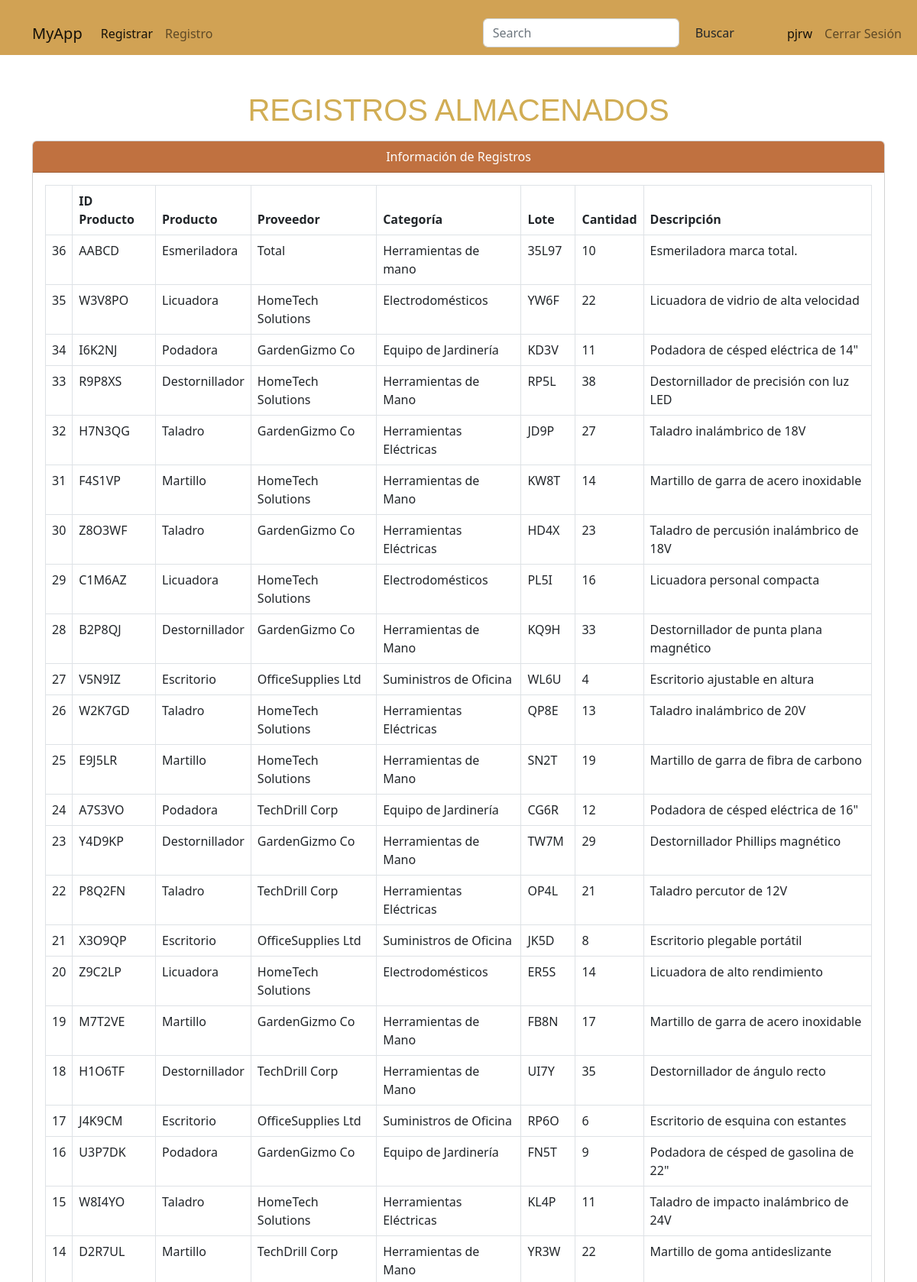
The app's page /main/registros (signed in, upper part) with its own data.
### app/models/models.py (models this page shows, shortened)
class User(db.Model):
    id = db.Column(db.Integer, primary_key=True, autoincrement=True)
    username = db.Column(db.String(20), unique=True, nullable=False)
    email = db.Column(db.String(20), unique=True, nullable=False)
    password = db.Column(db.Text, nullable=False)

class Registro(db.Model):
    id = db.Column(db.Integer, primary_key=True, autoincrement=True)
    id_producto = db.Column(db.String, nullable=False)
    nombre_producto = db.Column(db.String, nullable=False)
    proveedor = db.Column(db.String, nullable=False)
    categoria = db.Column(db.String, nullable=False)
    lote = db.Column(db.String, nullable=False)
    cantidad = db.Column(db.Integer, nullable=False)
    descripcion = db.Column(db.Text, nullable=False)

### app/main/routes.py (the view)
@main_bp.route('/registros')
@login_required
def registros():
    inventario = db.session.query(Registro).order_by(Registro.id.desc()).all()
    return render_template('main/registro.html', productos=inventario)

### app/auth/auth_blueprint.py (called while the page is built)
@auth_bp.before_app_request
def load_logged_in_user():
    user_id = session.get('user_id')
    if user_id:
        g.user = User.query.get_or_404(user_id)
    else:
        g.user = None

def login_required(view):
    @functools.wraps(view)
    def wrapped_view(**kwargs):
        if g.user is None:
            return redirect(url_for('auth.login'))
        return view(**kwargs)
    return wrapped_view

### app/templates/main/registro.html (shortened to what this page needs)
{% extends 'main/base.html' %}
{% block content %}
<body  style="margin-top: 120px;">
    <h1 class="text-center mb-3">REGISTROS ALMACENADOS</h1>
    <div class="container-lg">
        <div class="card">
            <div id="card-header" class="card-header text-center">Información de Registros</div>
            <div class="card-body">
                <table class="table table-responsive table-bordered">
                    <thead>
                        <th scope="col"></th>
                        <th scope="col">ID Producto</th>
                        <th scope="col">Producto</th>
                        <th scope="col">Proveedor</th>
                        <th scope="col">Categoría</th>
                        <th scope="col">Lote</th>
                        <th scope="col">Cantidad</th>
                        <th scope="col">Descripción</th>
                    </thead>
                    <tbody>
                        {% for p in productos %}
                        <tr>
                            <td> {{ p['id'] }} </td>
                            <td> {{ p['id_producto'] }}</td>
                            <td> {{ p['nombre_producto'] }} </td>
                            <td> {{ p['proveedor'] }} </td>
                            <td> {{ p['categoria'] }} </td>
                            <td> {{ p['lote'] }} </td>
                            <td> {{ p['cantidad'] }} </td>
                            <td> {{ p['descripcion'] }} </td>
                        </tr>
                        {% endfor %}
                    </tbody>
                </table>
            </div>
        </div>
    </div>
</body>
{% endblock %}

### app/templates/main/base.html (shortened to what this page needs)
<!DOCTYPE html>
<html lang="en">
<head>
    <link rel="stylesheet" href="{{ url_for('static', filename='css/style.css') }}">
    <link href="https://cdn.jsdelivr.net/npm/bootstrap@5.2.3/dist/css/bootstrap.min.css" rel="stylesheet">
</head>
<body>
    <div class="container">
        <nav id="navbar" class="navbar navbar-expand-lg fixed-top mb-5">
            <div class="container-fluid">
                <a class="navbar-brand" href="#">MyApp</a>
                <div class="collapse navbar-collapse justify-content-between" id="navbarSupportedContent">
                    <div>
                        <ul class="navbar-nav me-auto mb-2 mb-lg-0">
                            <li class="nav-item">
                                <a class="nav-link active" aria-current="page" href="{{ url_for('main.nuevo_registro') }}">Registrar</a>
                            </li>
                            <li class="nav-item">
                                <a class="nav-link" href="{{ url_for('main.registros') }}">Registro</a>
                            </li>
                        </ul>
                    </div>
                    <div class="ml-auto">
                        <ul class="navbar-nav me-auto mb-2 mb-lg-0">
                            <li class="nav-item me-5">
                                <form class="d-flex">
                                    <input class="form-control me-2" type="search" placeholder="Search" aria-label="Search">
                                    <button class="btn" type="submit">Buscar</button>
                                </form>
                            </li>
                            <li class="nav-item">
                                <span class="nav-link active">{{ g.user.username }}</span>
                            </li>
                            <li class="nav-item">
                                <a href="{{ url_for('auth.logout')}}" class="nav-link">Cerrar Sesión</a>
                            </li>
                        </ul>
                    </div>
                </div>
            </div>
        </nav>
    </div>
    {% block content %}{% endblock %}
</body>
</html>

### app/static/css/style.css (style rules this page uses)
#navbar { display: block; background-color: rgba(209,162,84); padding: 24px 0px 8px 30px; z-index:1000; }
h1 { color: #D1AD54; font: 48px Raleway, sans-serif; margin-top: 200px; }
#card-header { color: white; background-color: #c07140; }

### records on screen
User: user.username "pjrw"
Registro: id "36", id_producto "AABCD", nombre_producto "Esmeriladora", proveedor "Total", categoria "Herramientas de mano", lote "35L97", cantidad "10", descripcion "Esmeriladora marca total."
Registro: id "35", id_producto "W3V8PO", nombre_producto "Licuadora", proveedor "HomeTech Solutions", categoria "Electrodomésticos", lote "YW6F", cantidad "22", descripcion "Licuadora de vidrio de alta velocidad"
Registro: id "34", id_producto "I6K2NJ", nombre_producto "Podadora", proveedor "GardenGizmo Co", categoria "Equipo de Jardinería", lote "KD3V", cantidad "11", descripcion "Podadora de césped eléctrica de 14\""
Registro: id "33", id_producto "R9P8XS", nombre_producto "Destornillador", proveedor "HomeTech Solutions", categoria "Herramientas de Mano", lote "RP5L", cantidad "38", descripcion "Destornillador de precisión con luz LED"
Registro: id "32", id_producto "H7N3QG", nombre_producto "Taladro", proveedor "GardenGizmo Co", categoria "Herramientas Eléctricas", lote "JD9P", cantidad "27", descripcion "Taladro inalámbrico de 18V"
Registro: id "31", id_producto "F4S1VP", nombre_producto "Martillo", proveedor "HomeTech Solutions", categoria "Herramientas de Mano", lote "KW8T", cantidad "14", descripcion "Martillo de garra de acero inoxidable"
Registro: id "30", id_producto "Z8O3WF", nombre_producto "Taladro", proveedor "GardenGizmo Co", categoria "Herramientas Eléctricas", lote "HD4X", cantidad "23", descripcion "Taladro de percusión inalámbrico de 18V"
Registro: id "29", id_producto "C1M6AZ", nombre_producto "Licuadora", proveedor "HomeTech Solutions", categoria "Electrodomésticos", lote "PL5I", cantidad "16", descripcion "Licuadora personal compacta"
Registro: id "28", id_producto "B2P8QJ", nombre_producto "Destornillador", proveedor "GardenGizmo Co", categoria "Herramientas de Mano", lote "KQ9H", cantidad "33", descripcion "Destornillador de punta plana magnético"
Registro: id "27", id_producto "V5N9IZ", nombre_producto "Escritorio", proveedor "OfficeSupplies Ltd", categoria "Suministros de Oficina", lote "WL6U", cantidad "4", descripcion "Escritorio ajustable en altura"
Registro: id "26", id_producto "W2K7GD", nombre_producto "Taladro", proveedor "HomeTech Solutions", categoria "Herramientas Eléctricas", lote "QP8E", cantidad "13", descripcion "Taladro inalámbrico de 20V"
Registro: id "25", id_producto "E9J5LR", nombre_producto "Martillo", proveedor "HomeTech Solutions", categoria "Herramientas de Mano", lote "SN2T", cantidad "19", descripcion "Martillo de garra de fibra de carbono"
Registro: id "24", id_producto "A7S3VO", nombre_producto "Podadora", proveedor "TechDrill Corp", categoria "Equipo de Jardinería", lote "CG6R", cantidad "12", descripcion "Podadora de césped eléctrica de 16\""
Registro: id "23", id_producto "Y4D9KP", nombre_producto "Destornillador", proveedor "GardenGizmo Co", categoria "Herramientas de Mano", lote "TW7M", cantidad "29", descripcion "Destornillador Phillips magnético"
Registro: id "22", id_producto "P8Q2FN", nombre_producto "Taladro", proveedor "TechDrill Corp", categoria "Herramientas Eléctricas", lote "OP4L", cantidad "21", descripcion "Taladro percutor de 12V"
Registro: id "21", id_producto "X3O9QP", nombre_producto "Escritorio", proveedor "OfficeSupplies Ltd", categoria "Suministros de Oficina", lote "JK5D", cantidad "8", descripcion "Escritorio plegable portátil"
Registro: id "20", id_producto "Z9C2LP", nombre_producto "Licuadora", proveedor "HomeTech Solutions", categoria "Electrodomésticos", lote "ER5S", cantidad "14", descripcion "Licuadora de alto rendimiento"
Registro: id "19", id_producto "M7T2VE", nombre_producto "Martillo", proveedor "GardenGizmo Co", categoria "Herramientas de Mano", lote "FB8N", cantidad "17", descripcion "Martillo de garra de acero inoxidable"
Registro: id "18", id_producto "H1O6TF", nombre_producto "Destornillador", proveedor "TechDrill Corp", categoria "Herramientas de Mano", lote "UI7Y", cantidad "35", descripcion "Destornillador de ángulo recto"
Registro: id "17", id_producto "J4K9CM", nombre_producto "Escritorio", proveedor "OfficeSupplies Ltd", categoria "Suministros de Oficina", lote "RP6O", cantidad "6", descripcion "Escritorio de esquina con estantes"
Registro: id "16", id_producto "U3P7DK", nombre_producto "Podadora", proveedor "GardenGizmo Co", categoria "Equipo de Jardinería", lote "FN5T", cantidad "9", descripcion "Podadora de césped de gasolina de 22\""
Registro: id "15", id_producto "W8I4YO", nombre_producto "Taladro", proveedor "HomeTech Solutions", categoria "Herramientas Eléctricas", lote "KL4P", cantidad "11", descripcion "Taladro de impacto inalámbrico de 24V"
Registro: id "14", id_producto "D2R7UL", nombre_producto "Martillo", proveedor "TechDrill Corp", categoria "Herramientas de Mano", lote "YR3W", cantidad "22", descripcion "Martillo de goma antideslizante"
